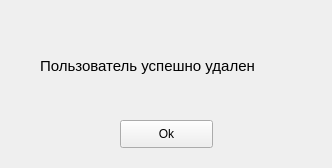
<?xml version="1.0" encoding="UTF-8"?>
<ui version="4.0">
 <class>MainWindow</class>
 <widget class="QMainWindow" name="MainWindow">
  <property name="geometry">
   <rect>
    <x>0</x>
    <y>0</y>
    <width>332</width>
    <height>168</height>
   </rect>
  </property>
  <property name="windowTitle">
   <string>Пользователь</string>
  </property>
  <widget class="QWidget" name="centralwidget">
   <widget class="QPushButton" name="ok_2">
    <property name="geometry">
     <rect>
      <x>120</x>
      <y>120</y>
      <width>93</width>
      <height>28</height>
     </rect>
    </property>
    <property name="text">
     <string>Ok</string>
    </property>
   </widget>
   <widget class="QLabel" name="error">
    <property name="enabled">
     <bool>true</bool>
    </property>
    <property name="geometry">
     <rect>
      <x>40</x>
      <y>50</y>
      <width>291</width>
      <height>31</height>
     </rect>
    </property>
    <property name="font">
     <font>
      <pointsize>11</pointsize>
     </font>
    </property>
    <property name="text">
     <string>Пользователь успешно удален</string>
    </property>
   </widget>
  </widget>
 </widget>
 <resources/>
 <connections/>
</ui>
